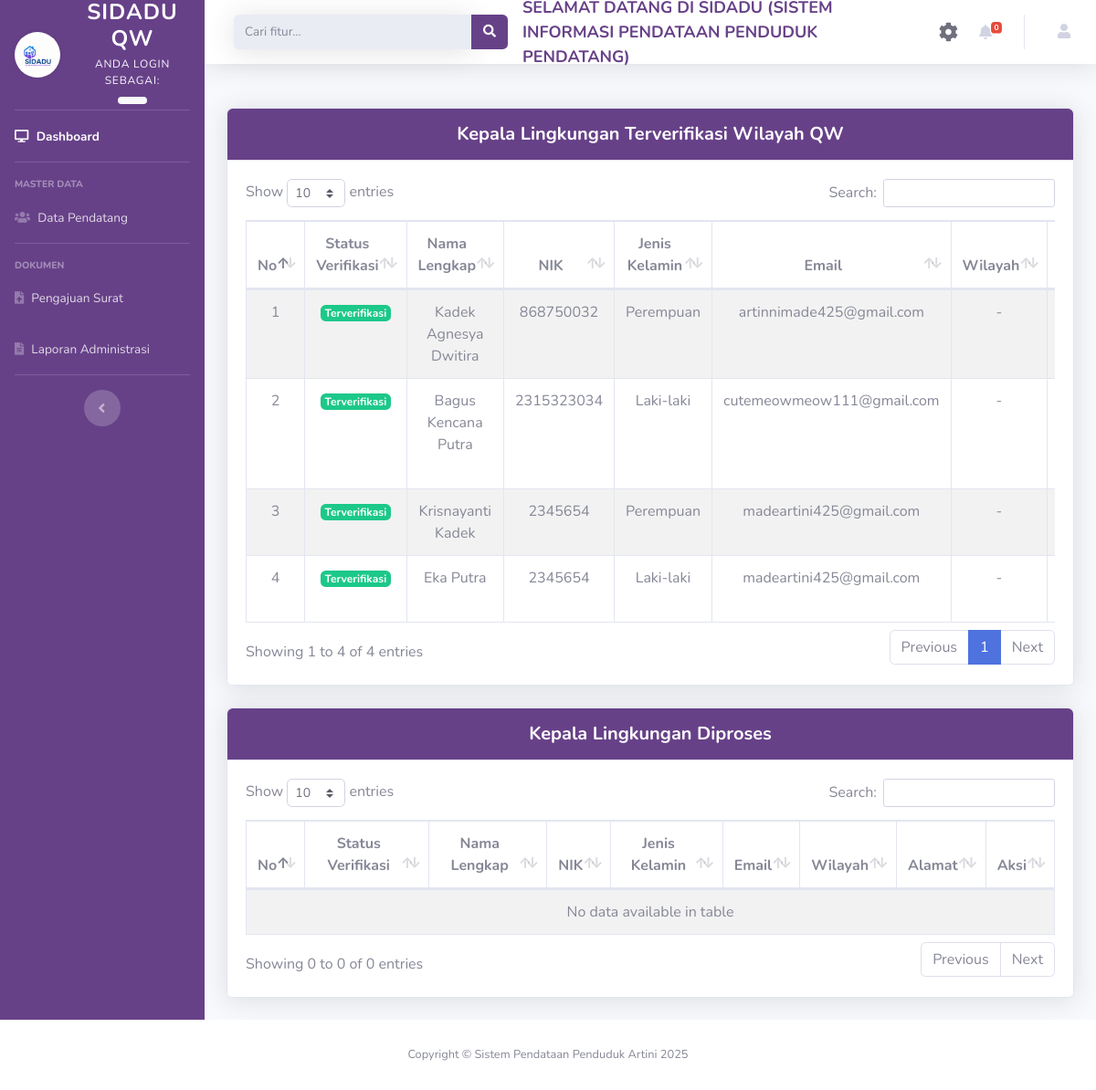
The page /index.php/kaling/datakaling on the database its author committed.
### tables this page shows
CREATE TABLE `tbkaling` (
  `KodeKaling` int NOT NULL,
  `Username` varchar(50) NOT NULL,
  `NamaLengkap` varchar(40) NOT NULL,
  `Jabatan` varchar(100) DEFAULT NULL,
  `JenisKelamin` varchar(15) NOT NULL,
  `Alamat` varchar(50) NOT NULL,
  `Kelurahan` varchar(100) DEFAULT NULL,
  `Kecamatan` varchar(100) DEFAULT NULL,
  `Kabupaten` varchar(100) DEFAULT NULL,
  `Provinsi` varchar(100) DEFAULT NULL,
  `Telp` varchar(15) NOT NULL,
  `Email` varchar(40) NOT NULL,
  `Password` varchar(100) NOT NULL,
  `StatusAktivasi` varchar(20) NOT NULL,
  `JenisAkun` varchar(20) NOT NULL,
  `EmailToken` varchar(100) NOT NULL
);

### application/controllers/Kaling.php (called while the page is built, shortened)
<?php
class Kaling extends CI_Controller
{
    public function __construct()
    {
        $this->load->model('validasi');
        $this->load->model('Model_kaling');
        $this->load->model('Model_wilayah');
    }
    public function datakaling()
    {
        $datalist['hasil'] = $this->tampildata();
        $table1 = $this->load->view('DataKaling_view', $datalist, TRUE);
        $table2 = $this->load->view('DataKaling2_view', $datalist, TRUE);
        $data['table'] = $table1 . $table2;
        $this->load->view('admin_view', $data);
    }
    public function tampildata()
    {
        $this->db->from('tbkaling');
        $this->db->order_by('KodeKaling', 'DESC');
        $query = $this->db->get();
        return ($query->num_rows() > 0) ? $query->result() : [];
    }
}
?>

### index.php (called while the page is built, shortened)
<?php
require_once BASEPATH.'core/CodeIgniter.php';

### application/views/DataKaling_view.php (the view, shortened to what this page needs)
<!DOCTYPE html>
<html lang="en">
<head>
    <link href="<?php echo base_url(); ?>assets/vendor/fontawesome-free/css/all.min.css" rel="stylesheet" type="text/css">
    <link href="<?php echo base_url(); ?>assets/vendor/datatables/dataTables.bootstrap4.min.css" rel="stylesheet">
</head>
<body>
                <div class="container-fluid mt-4">
                    <div class="card shadow mb-4">
                        <div class="card-header py-3 rounded-top" style="background-color:#674188 ;">
                            <h6 class="m-0 font-weight-bold text-center text-white" style="font-size: 1.25rem;">Kepala Lingkungan Terverifikasi Wilayah QW</h6>
                        </div>
                        <div class="card-body">
                            <div class="table-responsive">
                                <table class="table table-bordered table-striped table-hover text-center" id="dataTable" width="100%" cellspacing="0">
                                    <thead>
                                        <tr>
                                            <th>No</th>
                                            <th>Status Verifikasi</th>
                                            <th>Nama Lengkap</th>
                                            <th>NIK</th>
                                            <th>Jenis Kelamin</th>
                                            <th>Email</th>
                                            <th>Wilayah</th>
                                            <th>Alamat</th>
                                        </tr>
                                    </thead>
                                    <tbody>
                                        <?php
                                if (empty($hasil)) {
                                    echo "<tr><td colspan='9'>Data tidak tersedia</td></tr>";
                                } else {
                                    $no = 1;
                                    foreach ($hasil as $data):
                                    ?>
                                        <tr>
                                            <td><?php echo htmlspecialchars($no); ?></td>
                                            <td> <span class="badge bg-success text-white">
                                                <?php echo htmlspecialchars($data->StatusAktivasi ?? '-'); ?>
                                            </span></td>
                                            <td><?php echo htmlspecialchars($data->NamaLengkap ?? '-'); ?></td>
                                            <td><?php echo htmlspecialchars($data->Username ?? '-'); ?></td>
                                            <td><?php echo htmlspecialchars($data->JenisKelamin ?? '-'); ?></td>
                                            <td><?php echo htmlspecialchars($data->Email ?? '-'); ?></td>
                                            <td><?php echo htmlspecialchars($data->Wilayah ?? '-'); ?></td>
                                            <td><?php echo htmlspecialchars($data->Alamat ?? '-'); ?></td>
                                        </tr>
                                        <?php
                                            $no++;
                                        endforeach;
                                }
                                        ?>
                                    </tbody>
                                </table>
                            </div>
                        </div>
                    </div>
                </div>
                </body>

### rows shown on the page
tbkaling: StatusAktivasi "Terverifikasi", NamaLengkap "Kadek Agnesya Dwitira", Username "868750032", JenisKelamin "Perempuan", Email "artinnimade425@gmail.com", Wilayah "-"
tbkaling: StatusAktivasi "Terverifikasi", NamaLengkap "Bagus Kencana Putra", Username "2315323034", JenisKelamin "Laki-laki", Email "cutemeowmeow111@gmail.com", Wilayah "-"
tbkaling: StatusAktivasi "Terverifikasi", NamaLengkap "Krisnayanti Kadek", Username "2345654", JenisKelamin "Perempuan", Email "madeartini425@gmail.com", Wilayah "-"
tbkaling: StatusAktivasi "Terverifikasi", NamaLengkap "Eka Putra", Username "2345654", JenisKelamin "Laki-laki", Email "madeartini425@gmail.com", Wilayah "-"
